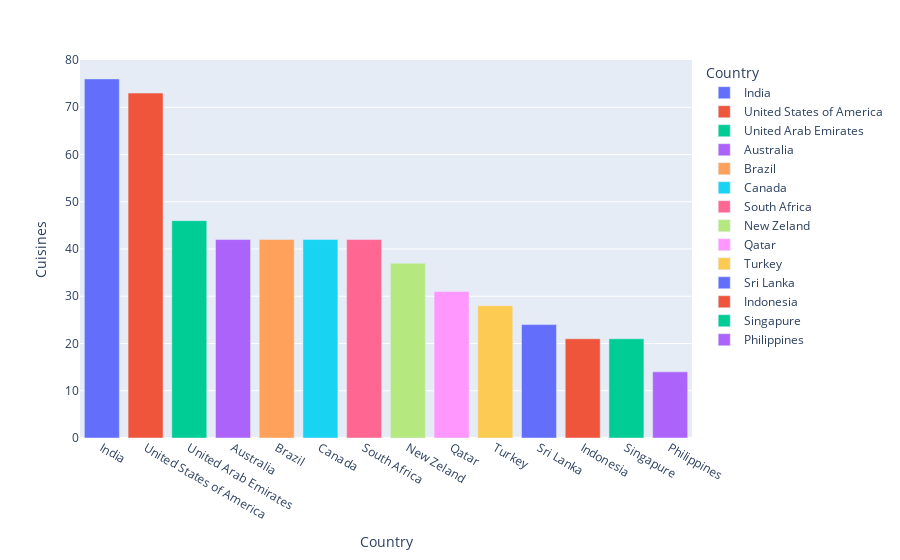

Notebook code for this chart:
### Code cell
px.bar(df_aux, x='Country', y='Cuisines', color='Country')

### Figure 1 — Plotly figure (JSON) as saved in the notebook; plotly's stock layout.template omitted (floating-point values rounded to 4 significant figures)
{"data": [{"alignmentgroup": "True", "hovertemplate": "Country=%{x}<br>Cuisines=%{y}<extra></extra>", "legendgroup": "India", "marker": {"color": "#636efa", "pattern": {"shape": ""}}, "name": "India", "offsetgroup": "India", "orientation": "v", "showlegend": true, "textposition": "auto", "type": "bar", "x": ["India"], "xaxis": "x", "y": [76], "yaxis": "y"}, {"alignmentgroup": "True", "hovertemplate": "Country=%{x}<br>Cuisines=%{y}<extra></extra>", "legendgroup": "United States of America", "marker": {"color": "#EF553B", "pattern": {"shape": ""}}, "name": "United States of America", "offsetgroup": "United States of America", "orientation": "v", "showlegend": true, "textposition": "auto", "type": "bar", "x": ["United States of America"], "xaxis": "x", "y": [73], "yaxis": "y"}, {"alignmentgroup": "True", "hovertemplate": "Country=%{x}<br>Cuisines=%{y}<extra></extra>", "legendgroup": "United Arab Emirates", "marker": {"color": "#00cc96", "pattern": {"shape": ""}}, "name": "United Arab Emirates", "offsetgroup": "United Arab Emirates", "orientation": "v", "showlegend": true, "textposition": "auto", "type": "bar", "x": ["United Arab Emirates"], "xaxis": "x", "y": [46], "yaxis": "y"}, {"alignmentgroup": "True", "hovertemplate": "Country=%{x}<br>Cuisines=%{y}<extra></extra>", "legendgroup": "Australia", "marker": {"color": "#ab63fa", "pattern": {"shape": ""}}, "name": "Australia", "offsetgroup": "Australia", "orientation": "v", "showlegend": true, "textposition": "auto", "type": "bar", "x": ["Australia"], "xaxis": "x", "y": [42], "yaxis": "y"}, {"alignmentgroup": "True", "hovertemplate": "Country=%{x}<br>Cuisines=%{y}<extra></extra>", "legendgroup": "Brazil", "marker": {"color": "#FFA15A", "pattern": {"shape": ""}}, "name": "Brazil", "offsetgroup": "Brazil", "orientation": "v", "showlegend": true, "textposition": "auto", "type": "bar", "x": ["Brazil"], "xaxis": "x", "y": [42], "yaxis": "y"}, {"alignmentgroup": "True", "hovertemplate": "Country=%{x}<br>Cuisines=%{y}<extra></extra>", "legendgroup": "Canada", "marker": {"color": "#19d3f3", "pattern": {"shape": ""}}, "name": "Canada", "offsetgroup": "Canada", "orientation": "v", "showlegend": true, "textposition": "auto", "type": "bar", "x": ["Canada"], "xaxis": "x", "y": [42], "yaxis": "y"}, {"alignmentgroup": "True", "hovertemplate": "Country=%{x}<br>Cuisines=%{y}<extra></extra>", "legendgroup": "South Africa", "marker": {"color": "#FF6692", "pattern": {"shape": ""}}, "name": "South Africa", "offsetgroup": "South Africa", "orientation": "v", "showlegend": true, "textposition": "auto", "type": "bar", "x": ["South Africa"], "xaxis": "x", "y": [42], "yaxis": "y"}, {"alignmentgroup": "True", "hovertemplate": "Country=%{x}<br>Cuisines=%{y}<extra></extra>", "legendgroup": "New Zeland", "marker": {"color": "#B6E880", "pattern": {"shape": ""}}, "name": "New Zeland", "offsetgroup": "New Zeland", "orientation": "v", "showlegend": true, "textposition": "auto", "type": "bar", "x": ["New Zeland"], "xaxis": "x", "y": [37], "yaxis": "y"}, {"alignmentgroup": "True", "hovertemplate": "Country=%{x}<br>Cuisines=%{y}<extra></extra>", "legendgroup": "Qatar", "marker": {"color": "#FF97FF", "pattern": {"shape": ""}}, "name": "Qatar", "offsetgroup": "Qatar", "orientation": "v", "showlegend": true, "textposition": "auto", "type": "bar", "x": ["Qatar"], "xaxis": "x", "y": [31], "yaxis": "y"}, {"alignmentgroup": "True", "hovertemplate": "Country=%{x}<br>Cuisines=%{y}<extra></extra>", "legendgroup": "Turkey", "marker": {"color": "#FECB52", "pattern": {"shape": ""}}, "name": "Turkey", "offsetgroup": "Turkey", "orientation": "v", "showlegend": true, "textposition": "auto", "type": "bar", "x": ["Turkey"], "xaxis": "x", "y": [28], "yaxis": "y"}, {"alignmentgroup": "True", "hovertemplate": "Country=%{x}<br>Cuisines=%{y}<extra></extra>", "legendgroup": "Sri Lanka", "marker": {"color": "#636efa", "pattern": {"shape": ""}}, "name": "Sri Lanka", "offsetgroup": "Sri Lanka", "orientation": "v", "showlegend": true, "textposition": "auto", "type": "bar", "x": ["Sri Lanka"], "xaxis": "x", "y": [24], "yaxis": "y"}, {"alignmentgroup": "True", "hovertemplate": "Country=%{x}<br>Cuisines=%{y}<extra></extra>", "legendgroup": "Indonesia", "marker": {"color": "#EF553B", "pattern": {"shape": ""}}, "name": "Indonesia", "offsetgroup": "Indonesia", "orientation": "v", "showlegend": true, "textposition": "auto", "type": "bar", "x": ["Indonesia"], "xaxis": "x", "y": [21], "yaxis": "y"}, {"alignmentgroup": "True", "hovertemplate": "Country=%{x}<br>Cuisines=%{y}<extra></extra>", "legendgroup": "Singapure", "marker": {"color": "#00cc96", "pattern": {"shape": ""}}, "name": "Singapure", "offsetgroup": "Singapure", "orientation": "v", "showlegend": true, "textposition": "auto", "type": "bar", "x": ["Singapure"], "xaxis": "x", "y": [21], "yaxis": "y"}, {"alignmentgroup": "True", "hovertemplate": "Country=%{x}<br>Cuisines=%{y}<extra></extra>", "legendgroup": "Philippines", "marker": {"color": "#ab63fa", "pattern": {"shape": ""}}, "name": "Philippines", "offsetgroup": "Philippines", "orientation": "v", "showlegend": true, "textposition": "auto", "type": "bar", "x": ["Philippines"], "xaxis": "x", "y": [14], "yaxis": "y"}], "layout": {"autosize": true, "barmode": "relative", "legend": {"title": {"text": "Country"}, "tracegroupgap": 0}, "margin": {"t": 60}, "xaxis": {"anchor": "y", "autorange": true, "categoryarray": ["India", "United States of America", "United Arab Emirates", "Australia", "Brazil", "Canada", "South Africa", "New Zeland", "Qatar", "Turkey", "Sri Lanka", "Indonesia", "Singapure", "Philippines"], "categoryorder": "array", "domain": [0, 1], "range": [-0.5, 13.5], "title": {"text": "Country"}, "type": "category"}, "yaxis": {"anchor": "x", "autorange": true, "domain": [0, 1], "range": [0, 80], "title": {"text": "Cuisines"}, "type": "linear"}}}
